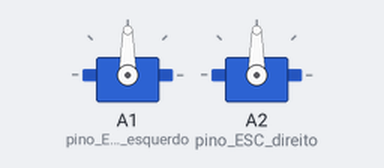
A sketch run on a simulated Arduino Uno, built with avr-gcc and run on an emulated ATmega328P. Shown: 2 × servo.

Above: at 1.1 s.
At 5.1 s:
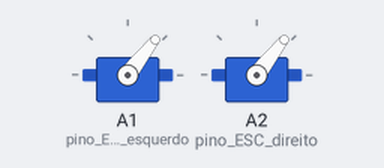
Timing chart, 0 to 6.6 s (numbered marks = the images above):
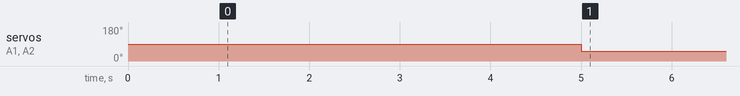

The sketch:

velocidade_motores.ino
```cpp
#include "movimentos_basicos.h"
using namespace Tera::movimento;


short pino_ESC_esquerdo{A1};
short pino_ESC_direito{A2};
Servo ESC_esquerdo;
Servo ESC_direito;


void setup()
{
    delay(1000);
    ESC_esquerdo.attach(pino_ESC_esquerdo);
    ESC_direito.attach(pino_ESC_direito);
    delay(3000);
    digitalWrite(LED_BUILTIN,HIGH);
    delay(1000);
    digitalWrite(LED_BUILTIN,LOW);
    //Serial.begin(9600);
    ESC_esquerdo.writeMicroseconds(aceleracao::nula);
    ESC_direito.writeMicroseconds(aceleracao::nula);
    //ESC_esquerdo.writeMicroseconds(aceleracao::maxima);
    //ESC_direito.writeMicroseconds(aceleracao::maxima);
}

void loop()
{
    //Serial.println("CL");
    ESC_esquerdo.writeMicroseconds(aceleracao::re);
    ESC_direito.writeMicroseconds(aceleracao::re);
    delay(1000);

    //versão inline da função recuar por que por algum motivo não ela não estava executando
    //ESC_esquerdo.writeMicroseconds(aceleracao::nula);
    //ESC_direito.writeMicroseconds(aceleracao::nula);
    //delay(100);
    //ESC_esquerdo.writeMicroseconds(aceleracao::re);
    //ESC_direito.writeMicroseconds(aceleracao::re);
    //delay(100);
    //ESC_esquerdo.writeMicroseconds(aceleracao::nula);
    //ESC_direito.writeMicroseconds(aceleracao::nula);
    //delay(100);
    //ESC_esquerdo.writeMicroseconds(aceleracao::re);
    //ESC_direito.writeMicroseconds(aceleracao::re);
    //delay(10000);
}
```

movimentos_basicos.cpp
```cpp
#include "movimentos_basicos.h"
#include <Arduino.h>

// ESC1 = ESC da esquerda
// ESC2 = ESC da direita
// ESC = ESC qualquer

void Tera::movimento::avanco_motor(Servo & ESC)
{
  ESC.writeMicroseconds(aceleracao::re);
  delay(50);
  ESC.writeMicroseconds(aceleracao::nula);
  delay(50);
  ESC.writeMicroseconds(aceleracao::re);

  #ifdef _DEBUG_MOVIMENTOS_
  Serial.println("Invertendo motor");
  #endif
}

void Tera::movimento::recuar(Servo & ESC1, Servo & ESC2)
{
  ESC1.writeMicroseconds(aceleracao::re);
  ESC2.writeMicroseconds(aceleracao::re);
  delay(50);
  ESC1.writeMicroseconds(aceleracao::nula);
  ESC2.writeMicroseconds(aceleracao::nula);
  delay(50);
  ESC1.writeMicroseconds(aceleracao::re);
  ESC2.writeMicroseconds(aceleracao::re);

  #ifdef _DEBUG_MOVIMENTOS_
  Serial.println("Recuar");
  #endif
}

void Tera::movimento::avanco(Servo & ESC1, Servo & ESC2)
{
  ESC1.writeMicroseconds(aceleracao::maxima);
  ESC2.writeMicroseconds(aceleracao::maxima);

  #ifdef _DEBUG_MOVIMENTOS_
  Serial.println("Avanço");
  #endif
}

void Tera::movimento::parar(Servo & ESC1, Servo & ESC2)
{
  ESC1.writeMicroseconds(aceleracao::nula);
  ESC2.writeMicroseconds(aceleracao::nula);

  #ifdef _DEBUG_MOVIMENTOS_
  Serial.println("Parando");
  #endif
}

void Tera::movimento::girar_esquerda(Servo & ESC1, Servo & ESC2)
{
  ESC1.writeMicroseconds(aceleracao::maxima);
  avanco_motor(ESC2);

  #ifdef _DEBUG_MOVIMENTOS_
  Serial.println("Girando para esquerda");
  #endif
}

void Tera::movimento::girar_direita(Servo & ESC1, Servo & ESC2)
{
  avanco_motor(ESC1);
  ESC2.writeMicroseconds(aceleracao::maxima);

  #ifdef _DEBUG_MOVIMENTOS_
  Serial.println("Girando para direita");
  #endif
}
```

movimentos_basicos.h
```cpp
#include <Servo.h>
#ifndef _MOVIMENTOS_BASICOS_H_
#define _MOVIMENTOS_BASICOS_H_

namespace Tera
{
    namespace movimento
    {

        enum aceleracao : int // no arduino short é 2 bytes, então os valores só vão até 65535
        {
            minima = 1080,
            re = 1080, // para auxiliar também na expressividade do código
            nula = 1480,
            maxima = 1800
        };

        void avanco_motor(Servo & ESC);
        void recuar(Servo & ESC1, Servo & ESC2);
        void avanco(Servo & ESC1, Servo & ESC2);
        void parar(Servo & ESC1, Servo & ESC2);
        void girar_esquerda(Servo & ESC1, Servo & ESC2);
        void girar_direita(Servo & ESC1, Servo & ESC2);
    }
}
#endif // _MOVIMENTOS_BASICOS_H_
```

Measured:
- by itself, servo on A1 (pino_ESC_esquerdo), servo on A2 (pino_ESC_direito): 90° → 52° at 5.0 s
